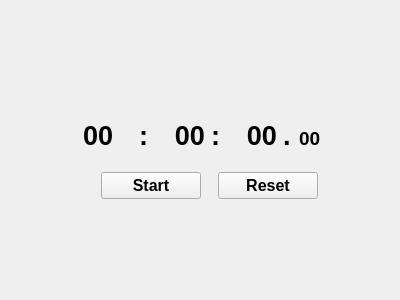
<?xml version="1.0" encoding="UTF-8"?>
<ui version="4.0">
 <class>stopWatch</class>
 <widget class="QWidget" name="stopWatch">
  <property name="geometry">
   <rect>
    <x>0</x>
    <y>0</y>
    <width>400</width>
    <height>300</height>
   </rect>
  </property>
  <property name="maximumSize">
   <size>
    <width>500</width>
    <height>600</height>
   </size>
  </property>
  <property name="windowTitle">
   <string>Form</string>
  </property>
  <widget class="QWidget" name="layoutWidget">
   <property name="geometry">
    <rect>
     <x>83</x>
     <y>110</y>
     <width>251</width>
     <height>51</height>
    </rect>
   </property>
   <layout class="QHBoxLayout" name="horizontalLayout">
    <item>
     <widget class="QLabel" name="label">
      <property name="maximumSize">
       <size>
        <width>50</width>
        <height>40</height>
       </size>
      </property>
      <property name="font">
       <font>
        <pointsize>20</pointsize>
        <weight>75</weight>
        <bold>true</bold>
       </font>
      </property>
      <property name="text">
       <string>00</string>
      </property>
     </widget>
    </item>
    <item>
     <widget class="QLabel" name="label_5">
      <property name="maximumSize">
       <size>
        <width>10</width>
        <height>30</height>
       </size>
      </property>
      <property name="font">
       <font>
        <pointsize>20</pointsize>
        <weight>75</weight>
        <bold>true</bold>
       </font>
      </property>
      <property name="text">
       <string>:</string>
      </property>
     </widget>
    </item>
    <item>
     <widget class="QLabel" name="label_1">
      <property name="maximumSize">
       <size>
        <width>50</width>
        <height>40</height>
       </size>
      </property>
      <property name="font">
       <font>
        <pointsize>20</pointsize>
        <weight>75</weight>
        <bold>true</bold>
       </font>
      </property>
      <property name="text">
       <string>00</string>
      </property>
      <property name="alignment">
       <set>Qt::AlignRight|Qt::AlignTrailing|Qt::AlignVCenter</set>
      </property>
     </widget>
    </item>
    <item>
     <widget class="QLabel" name="label_4">
      <property name="maximumSize">
       <size>
        <width>10</width>
        <height>30</height>
       </size>
      </property>
      <property name="font">
       <font>
        <pointsize>20</pointsize>
        <weight>75</weight>
        <bold>true</bold>
       </font>
      </property>
      <property name="text">
       <string>:</string>
      </property>
     </widget>
    </item>
    <item>
     <widget class="QLabel" name="label_2">
      <property name="maximumSize">
       <size>
        <width>50</width>
        <height>40</height>
       </size>
      </property>
      <property name="font">
       <font>
        <pointsize>20</pointsize>
        <weight>75</weight>
        <bold>true</bold>
       </font>
      </property>
      <property name="text">
       <string>00</string>
      </property>
      <property name="alignment">
       <set>Qt::AlignRight|Qt::AlignTrailing|Qt::AlignVCenter</set>
      </property>
     </widget>
    </item>
    <item>
     <widget class="QLabel" name="label_6">
      <property name="maximumSize">
       <size>
        <width>10</width>
        <height>30</height>
       </size>
      </property>
      <property name="font">
       <font>
        <pointsize>20</pointsize>
        <weight>75</weight>
        <bold>true</bold>
       </font>
      </property>
      <property name="text">
       <string>.</string>
      </property>
     </widget>
    </item>
    <item>
     <widget class="QLabel" name="label_3">
      <property name="maximumSize">
       <size>
        <width>30</width>
        <height>30</height>
       </size>
      </property>
      <property name="font">
       <font>
        <pointsize>14</pointsize>
        <weight>75</weight>
        <bold>true</bold>
       </font>
      </property>
      <property name="text">
       <string>00</string>
      </property>
      <property name="alignment">
       <set>Qt::AlignBottom|Qt::AlignLeading|Qt::AlignLeft</set>
      </property>
     </widget>
    </item>
   </layout>
  </widget>
  <widget class="QWidget" name="layoutWidget">
   <property name="geometry">
    <rect>
     <x>90</x>
     <y>150</y>
     <width>241</width>
     <height>71</height>
    </rect>
   </property>
   <layout class="QHBoxLayout" name="horizontalLayout_2">
    <item>
     <widget class="QPushButton" name="startStopButton">
      <property name="maximumSize">
       <size>
        <width>100</width>
        <height>16777215</height>
       </size>
      </property>
      <property name="font">
       <font>
        <pointsize>12</pointsize>
        <weight>75</weight>
        <bold>true</bold>
       </font>
      </property>
      <property name="text">
       <string>Start</string>
      </property>
     </widget>
    </item>
    <item>
     <widget class="QPushButton" name="resetButton">
      <property name="maximumSize">
       <size>
        <width>100</width>
        <height>16777215</height>
       </size>
      </property>
      <property name="font">
       <font>
        <pointsize>12</pointsize>
        <weight>75</weight>
        <bold>true</bold>
       </font>
      </property>
      <property name="text">
       <string>Reset</string>
      </property>
     </widget>
    </item>
   </layout>
  </widget>
 </widget>
 <resources/>
 <connections/>
</ui>
